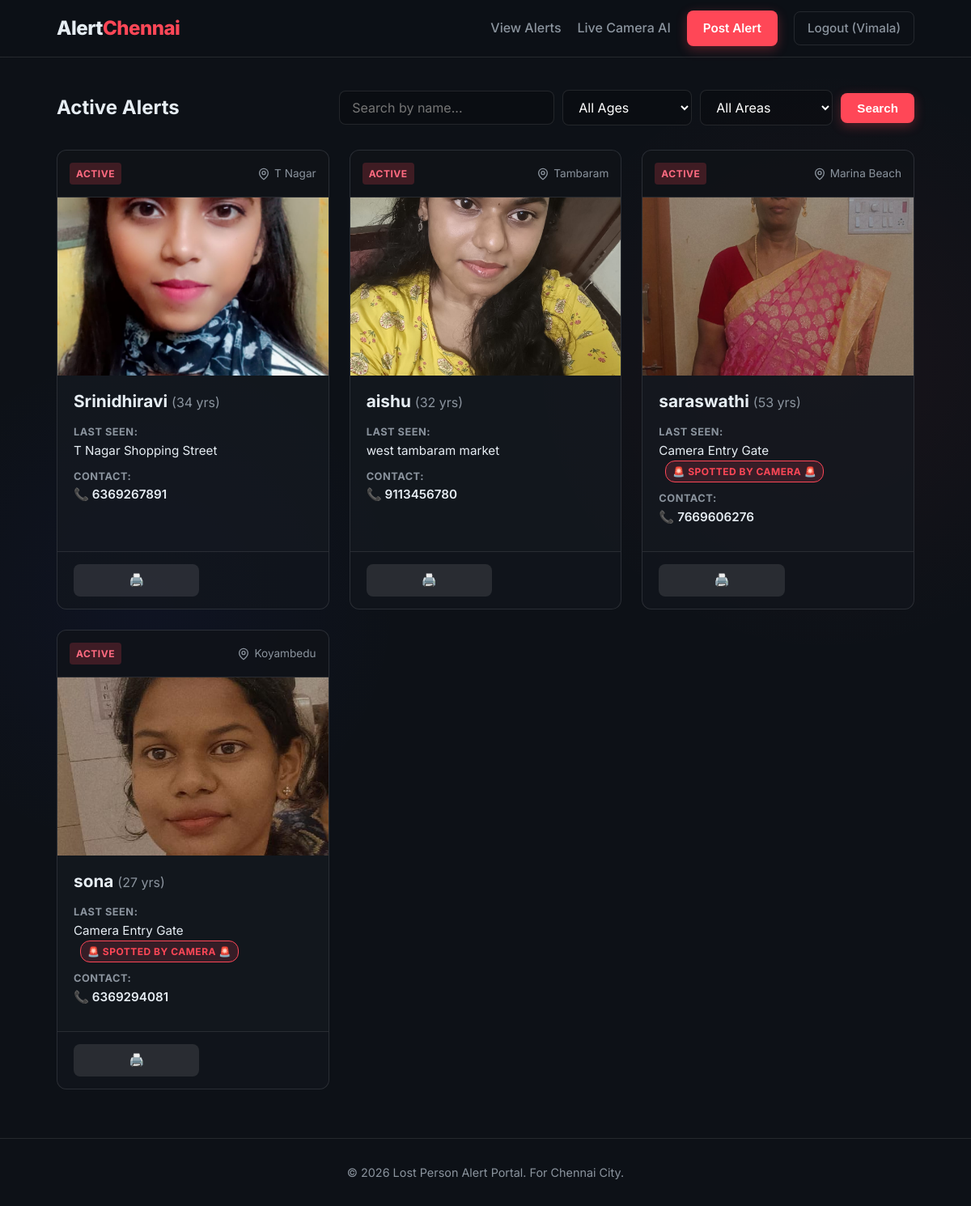
/alerts (signed in), run on the app's committed database.
### tables this page shows
CREATE TABLE alerts (
            id INTEGER PRIMARY KEY AUTOINCREMENT,
            name TEXT NOT NULL,
            age INTEGER NOT NULL,
            area TEXT NOT NULL,
            last_seen TEXT NOT NULL,
            contact TEXT NOT NULL,
            photo TEXT,
            status TEXT DEFAULT 'active'
        , device_id TEXT, is_iot_updated INTEGER DEFAULT 0, user_id INTEGER);

### app.py (the view)
@app.route('/alerts')
def view_alerts():
    area_filter = request.args.get('area')
    search_query = request.args.get('search', '')
    age_group = request.args.get('age_group', '')
    conn = get_db_connection()
    query = 'SELECT * FROM alerts WHERE 1=1'
    params = []
    if area_filter and area_filter != 'All Areas':
        query += ' AND area = ?'
        params.append(area_filter)
    if search_query:
        query += ' AND name LIKE ?'
        params.append(f'%{search_query}%')
    if age_group == 'child':
        query += ' AND age < 18'
    elif age_group == 'adult':
        query += ' AND age >= 18 AND age < 60'
    elif age_group == 'senior':
        query += ' AND age >= 60'
    query += ' ORDER BY id DESC'
    alerts = conn.execute(query, params).fetchall()
    conn.close()
    return render_template('alerts.html', alerts=alerts, areas=AREAS, selected_area=area_filter, search_query=search_query, age_group=age_group)

### database.py (called while the page is built)
def get_db_connection():
    conn = sqlite3.connect(DB_NAME)
    conn.row_factory = sqlite3.Row
    return conn

### templates/alerts.html (shortened to what this page needs)
{% extends 'base.html' %}
{% block content %}
<div class="alerts-header">
    <h2>Active Alerts</h2>
    <form class="filter-form" method="GET" action="{{ url_for('view_alerts') }}">
        <div class="filter-group">
            <input type="text" name="search" placeholder="Search by name..." value="{{ search_query }}">
            <select name="age_group" onchange="this.form.submit()">
                <option value="" {% if not age_group %}selected{% endif %}>All Ages</option>
            </select>
            <select name="area" onchange="this.form.submit()">
                <option value="All Areas" {% if not selected_area or selected_area == 'All Areas' %}selected{% endif %}>All Areas</option>
            </select>
            <button type="submit" class="btn-primary search-btn">Search</button>
        </div>
    </form>
</div>
{% if alerts %}
<div class="alerts-grid">
    {% for alert in alerts %}
    <div class="alert-card {% if alert.status == 'found' %}status-found{% endif %}">
        <div class="card-header">
            <span class="badge {% if alert.status == 'found' %}badge-success{% else %}badge-danger{% endif %}">
                {{ alert.status|upper }}
            </span>
            <span class="area-tag"><svg xmlns="http://www.w3.org/2000/svg" width="16" height="16" viewBox="0 0 24 24" fill="none" stroke="currentColor" stroke-width="2" stroke-linecap="round" stroke-linejoin="round"><path d="M20 10c0 6-8 12-8 12s-8-6-8-12a8 8 0 0 1 16 0Z"></path><circle cx="12" cy="10" r="3"></circle></svg> {{ alert.area }}</span>
        </div>
        <div class="card-image-wrap">
            {% if alert.photo %}
            <img src="{{ url_for('static', filename='uploads/' + alert.photo) }}" alt="Photo of {{ alert.name }}" class="alert-photo">
            {% else %}
            <div class="no-photo">No Photo Provided</div>
            {% endif %}
        </div>
        <div class="card-body">
            <h3>{{ alert.name }} <span class="age">({{ alert.age }} yrs)</span></h3>
            <div class="info-group">
                <strong>Last Seen:</strong>
                <p>{{ alert.last_seen }}
                   {% if alert.is_iot_updated %}
                   <span class="iot-badge" style="background-color: rgba(255, 71, 87, 0.15); color: #ff4757; border-color: #ff4757; animation: pulseBorder 1.5s infinite;" title="Automatically updated via AI Live Camera">🚨 SPOTTED BY CAMERA 🚨</span>
                   {% endif %}
                </p>
            </div>
            <div class="info-group contact">
                <strong>Contact:</strong>
                <p>📞 {{ alert.contact }}</p>
            </div>
        </div>
        <div class="card-footer">
            {% if alert.status == 'active' %}
                <a href="{{ url_for('print_poster', id=alert.id) }}" target="_blank" class="btn-secondary" style="padding: 8px; flex: 0.5; text-align: center;">🖨️</a>
            {% else %}
                <p class="found-text">Safe & Found</p>
                <a href="{{ url_for('print_poster', id=alert.id) }}" target="_blank" class="btn-outline" style="padding: 8px; flex: 0.5; text-align: center;">🖨️ Print</a>
            {% endif %}
        </div>
    </div>
    {% endfor %}
</div>
{% else %}
<div class="empty-state">
    <div class="icon-wrap">🙏</div>
    <h3>No active alerts.</h3>
    <p>Good news! There are currently no missing person alerts for this selection.</p>
</div>
{% endif %}
{% endblock %}

### static/style.css (style rules this page uses)
:root { --bg-color: #0d1117; --panel-bg: rgba(22, 27, 34, 0.7); --border-color: rgba(255, 255, 255, 0.1); --text-primary: #e6edf3; --text-secondary: #8b949e; --accent: #ff4757; --accent-hover: #ff6b81; --accent-blue: #3742fa; --success: #2ed573; --success-hover: #26de81; --radius: 12px; --shadow: 0 8px 32px rgba(0, 0, 0, 0.3); }
* { box-sizing: border-box; margin: 0; padding: 0; }
body { font-family: 'Inter', -apple-system, BlinkMacSystemFont, "Segoe UI", Roboto, Helvetica, Arial, sans-serif; background-color: var(--bg-color); color: var(--text-primary); line-height: 1.6; background-image: radial-gradient(circle at 15% 50%, rgba(55, 66, 250, 0.05), transparent 25%), radial-gradient(circle at 85% 30%, rgba(255, 71, 87, 0.05), transparent 25%); background-attachment: fixed; min-height: 100vh; display: flex; flex-direction: column; }
h1, h2, h3 { font-weight: 700; line-height: 1.2; }
a { text-decoration: none; color: inherit; }
.btn-primary, .btn-secondary, .btn-success, .btn-outline { display: inline-block; padding: 10px 20px; border-radius: 8px; font-weight: 600; cursor: pointer; transition: all 0.2s ease; border: none; text-align: center; font-size: 0.95rem; }
.btn-primary { background-color: var(--accent); color: white; box-shadow: 0 4px 14px rgba(255, 71, 87, 0.3); }
.btn-secondary { background-color: rgba(255, 255, 255, 0.1); color: var(--text-primary); }
input, select, textarea { width: 100%; padding: 12px 15px; background: rgba(0, 0, 0, 0.2); border: 1px solid var(--border-color); border-radius: 8px; color: white; font-family: inherit; font-size: 1rem; transition: border-color 0.2s; }
.alerts-header { display: flex; justify-content: space-between; align-items: center; margin-bottom: 30px; }
.filter-group { display: flex; gap: 10px; flex-wrap: wrap; align-items: center; }
.filter-form input, .filter-form select { width: auto; min-width: 160px; padding: 10px 15px; }
.search-btn { padding: 10px 20px; }
.alerts-grid { display: grid; grid-template-columns: repeat(auto-fill, minmax(300px, 1fr)); gap: 25px; }
.alert-card { background: var(--panel-bg); border: 1px solid var(--border-color); border-radius: var(--radius); overflow: hidden; position: relative; transition: transform 0.2s, box-shadow 0.2s; display: flex; flex-direction: column; }
.card-header { padding: 15px; display: flex; justify-content: space-between; align-items: center; border-bottom: 1px solid var(--border-color); background: rgba(0,0,0,0.2); }
.badge { padding: 4px 8px; border-radius: 4px; font-size: 0.75rem; font-weight: 700; letter-spacing: 0.5px; }
.badge-danger { background-color: rgba(255, 71, 87, 0.2); color: #ff6b81; }
.area-tag { display: flex; align-items: center; gap: 5px; font-size: 0.85rem; color: var(--text-secondary); }
.card-image-wrap { height: 220px; background: #000; display: flex; justify-content: center; align-items: center; overflow: hidden; }
.alert-photo { width: 100%; height: 100%; object-fit: cover; }
.card-body { padding: 20px; flex: 1; }
.card-body h3 { margin-bottom: 15px; font-size: 1.3rem; }
.card-body .age { font-weight: normal; color: var(--text-secondary); font-size: 1rem; }
.info-group { margin-bottom: 10px; }
.info-group strong { display: block; font-size: 0.8rem; color: var(--text-secondary); text-transform: uppercase; letter-spacing: 0.5px; }
.info-group p { font-size: 0.95rem; }
.contact p { font-weight: 600; color: var(--text-primary); }
.card-footer { padding: 15px 20px; border-top: 1px solid var(--border-color); display: flex; gap: 10px; background: rgba(0,0,0,0.1); }
.iot-badge { display: inline-flex; align-items: center; gap: 4px; margin-left: 8px; padding: 3px 8px; background-color: rgba(55, 66, 250, 0.15); color: var(--accent-blue); border: 1px solid var(--accent-blue); border-radius: 12px; font-size: 0.75rem; font-weight: 700; text-transform: uppercase; letter-spacing: 0.5px; animation: pulseBorder 2s infinite; }

### data on the page
alerts: status "ACTIVE", area "T Nagar", photo (picture), name "Srinidhiravi", age "34", last_seen "T Nagar Shopping Street", contact "6369267891"
alerts: status "ACTIVE", area "Tambaram", photo (picture), name "aishu", age "32", last_seen "west tambaram market", contact "9113456780"
alerts: status "ACTIVE", area "Marina Beach", photo (picture), name "saraswathi", age "53", last_seen "Camera Entry Gate", is_iot_updated "🚨 SPOTTED BY CAMERA 🚨", contact "7669606276"
alerts: status "ACTIVE", area "Koyambedu", photo (picture), name "sona", age "27", last_seen "Camera Entry Gate", is_iot_updated "🚨 SPOTTED BY CAMERA 🚨", contact "6369294081"

### other printed values
{{ session.username }} "Vimala"
